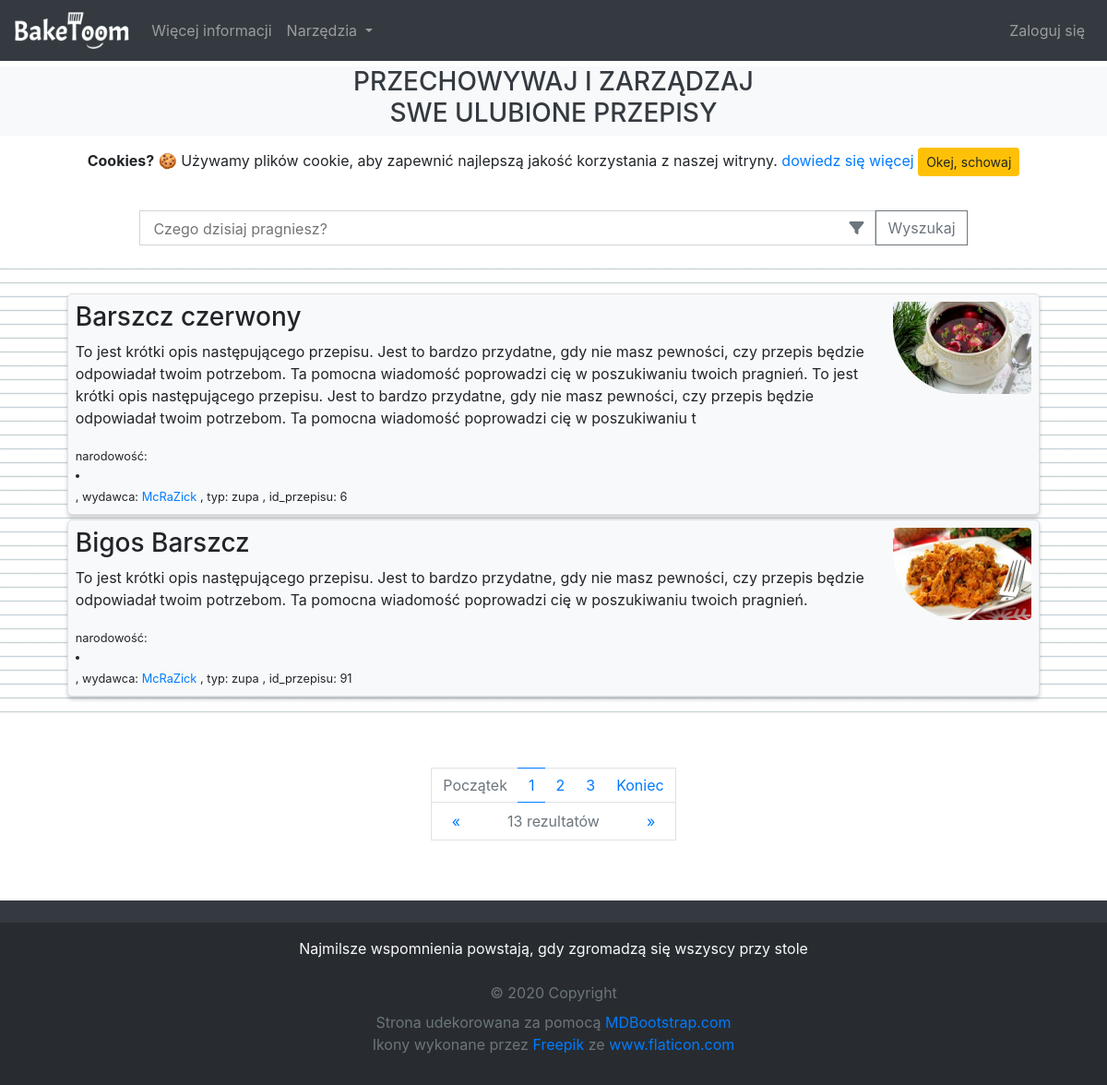
Before: / with the older database file.
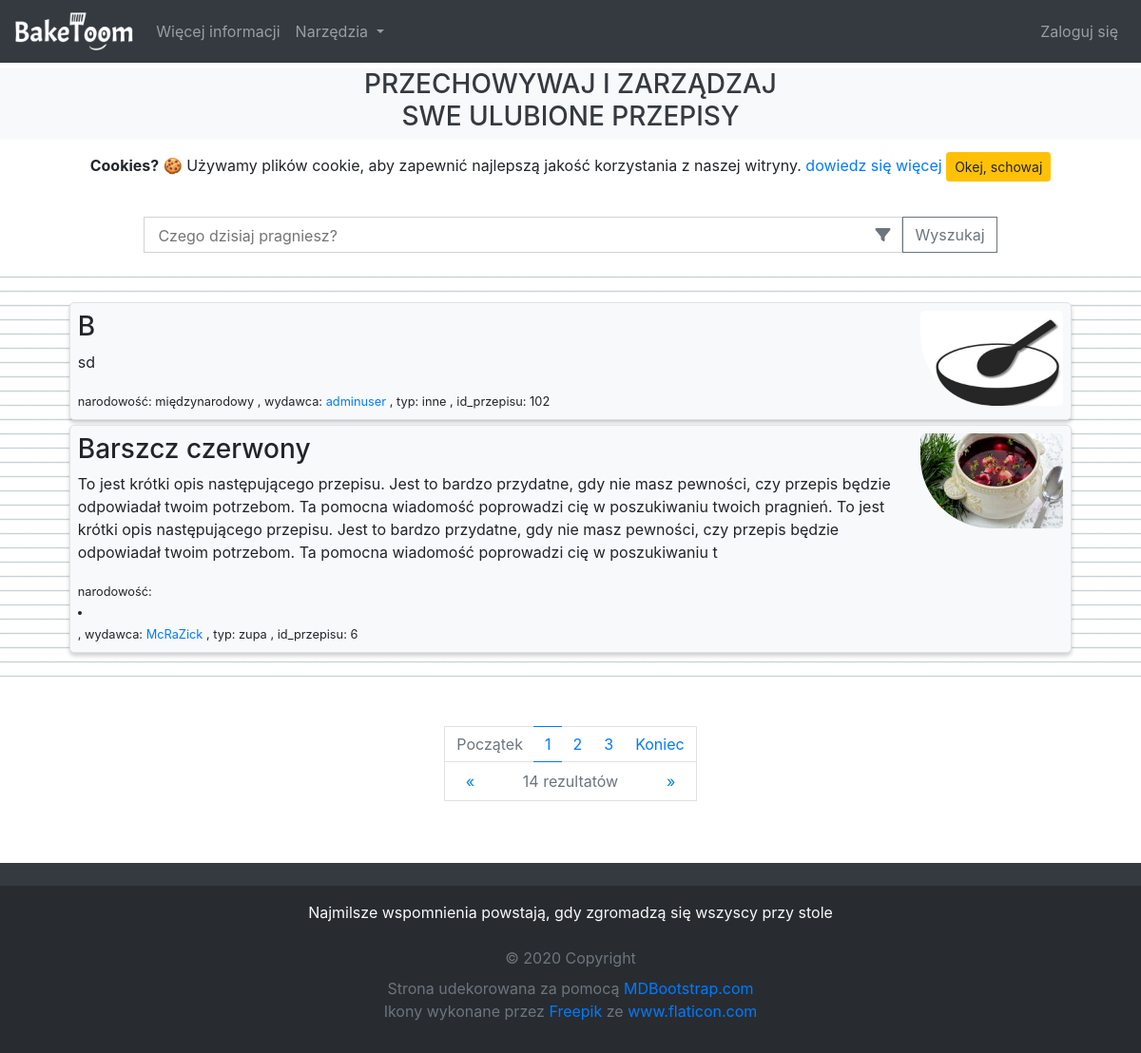
After: the same page with the newer database file.
### recipes/models.py (models this page shows, shortened)
class Recipe(models.Model):
	RECIPE_TYPE_CHOICES = (
		('wypiek', 'wypiek'),
		('deser', 'deser'),
		('zupa', 'zupa'),
		('inne', 'inne')
	)
	DEFAULT_LICENSE = (
		'MIT License'
		'\n\n'
		'Copyright (c) [rok] [pełne imię i nazwisko]'
		'\n\n'
		'Permission is hereby granted, free of charge, to any person obtaining a copy '
		'of this software and associated documentation files (the "Software"), to deal '
		'in the Software without restriction, including without limitation the rights '
		'to use, copy, modify, merge, publish, distribute, sublicense, and/or sell '
		'copies of the Software, and to permit persons to whom the Software is '
		'furnished to do so, subject to the following conditions:'
		'\n\n'
		'The above copyright notice and this permission notice shall be included in all '
		'copies or substantial portions of the Software.'
		'\n\n'
		'THE SOFTWARE IS PROVIDED "AS IS", WITHOUT WARRANTY OF ANY KIND, EXPRESS OR '
		'IMPLIED, INCLUDING BUT NOT LIMITED TO THE WARRANTIES OF MERCHANTABILITY, '
		'FITNESS FOR A PARTICULAR PURPOSE AND NONINFRINGEMENT. IN NO EVENT SHALL THE '
		'AUTHORS OR COPYRIGHT HOLDERS BE LIABLE FOR ANY CLAIM, DAMAGES OR OTHER '
		'LIABILITY, WHETHER IN AN ACTION OF CONTRACT, TORT OR OTHERWISE, ARISING FROM, '
		'OUT OF OR IN CONNECTION WITH THE SOFTWARE OR THE USE OR OTHER DEALINGS IN THE '
		'SOFTWARE.'
	)
	title = models.CharField(
		max_length=100,
		verbose_name=_('Tytuł przepisu')
	)
	publisher = models.ForeignKey(
		User,
		on_delete=models.CASCADE,
		verbose_name=_('Wydawca')
	)
	recipe_type	= models.CharField(
		max_length=100,
		blank=False,
		default=RECIPE_TYPE_CHOICES[3][1],
		choices=RECIPE_TYPE_CHOICES,
		verbose_name=_('Typ przepisu')
	)
	certified = models.BooleanField(
		blank=False,
		default=False
	)
	image = models.ImageField(
		default='default_recipe.jpg',
		upload_to='recipe_pics',
		verbose_name=_('Wprowadź Obraz')
	)
	description = models.TextField(
		max_length=400,
		blank=True,
		verbose_name=_('Krutka deskrypcja przepisu')
	)
	method = models.TextField(
		max_length=10000,
		blank=True,
		verbose_name=_('Wprowadź instrukcję sukcesywnego wykonania produktu')
	)
	license	= models.TextField(
		max_length=10000,
		blank=False,
		default=DEFAULT_LICENSE,
		verbose_name=_('Utwórz wiarygodną licencję')
	)
	nationality	= CountryField(
		max_length=100,
		blank=True,
		blank_label='Międzynarodowy',
		verbose_name=_('Wybierz narodowość przepisu')
	)
	date_posted_old = models.DateTimeField(blank=False, default=timezone.now)
	date_posted		= models.DateTimeField(blank=False, default=timezone.now)
	date_created	= models.DateTimeField(blank=False, default=timezone.now)
	date_edited		= models.DateTimeField(blank=False, default=timezone.now)

### recipes/views.py (the view, shortened to what this page needs)
# urls.py: path('', RecipeListView.as_view(), name='recipes-home'),
class RecipeListView(ListView):
	model = Recipe
	template_name = 'recipes/home.html' # <app>/<model>_<viewtype>.html
	context_object_name = 'recipes'
	paginate_by = 2
	def get_context_data(self, **kwargs):
		context = super().get_context_data(**kwargs)
		context['query'] = self.request.GET.get('q', '')
		return context
	def get_queryset(self):
		query 				= self.request.GET.get('q', '')
		recipe_title 		= self.request.GET.get('title')
		publisher 			= self.request.GET.get('publisher')
		certified 			= self.request.GET.get('certified')
		recipe_id 			= self.request.GET.get('id')
		search_by_date 		= self.request.GET.get('search_by_date')
		recipe_type 		= self.request.GET.get('type')
		nationality_mode 	= self.request.GET.get('nationality_mode')
		nationality			= self.request.GET.get('nationality')
		query_set = Q()
		if certified:
			query_set &= Q(certified=True)
		if recipe_type and recipe_type != 'general':
			query_set &= Q(recipe_type__iexact=recipe_type)
		if nationality_mode == 'specific' and nationality:
			query_set &= Q(nationality__iexact=nationality)
		elif nationality_mode == 'international':
			query_set &= Q(nationality__iexact='')
		if len(query_set) <= 0:
			object_list = self.model.objects.all().order_by(F('title').asc(nulls_last=True))
		else:
			object_list = self.model.objects.filter(query_set).order_by(F('title').asc(nulls_last=True))
		return object_list

### recipes/templates/recipes/home.html (shortened to what this page needs)
{% extends "recipes/base.html" %}
{% load recipes_extras %}
{% block content %}
  {% load static %}
  <form id="search-form" method="GET" action="{% url 'recipes-home' %}" class="container form-inline my-4 d-flex justify-content-center h-mobile">
    <div class="form-control" style="border-radius: 0; width: 70%; height: 38px">
      <input type="search" name="q" value="{{ query }}" placeholder="Czego dzisiaj pragniesz?" aria-label="Search" style="border: 0; width: 90%">
      <a id="search-filter-btn" href="#filter" class="text-secondary float-right"><i class="fas fa-filter"></i></a>
    </div>
    <button type="submit"class="btn btn-outline-secondary" style="border-radius: 0; height: 38px">Wyszukaj</button>
  </form>
  <div id="recipes" class="mt-4 mb-5 pt-4 pb-4" style="background-image: url('{% static 'recipes/img/background_notepad.png' %}'); background-size: 15px 15px">
    <center class="container recipe-container">
      {% if recipes %}
        {% for recipe in recipes %}
          <div class="border m-1 btn-light p-2 recipe-container" onclick="$(this).fadeOut(500); setTimeout(function(){window.location='{% url 'recipe-detail' recipe.id %}'}, 500)" style="overflow: auto; border-radius: 5px">
            <article>
              <img class="float-right" width="150px" height="100px" style="border-radius: 5px 5px 5px 75px" src="{{ recipe.image.url }}">
              <h3>{{ recipe.title }}</h3>
              <p>{{ recipe.description }}</p>
              <small class="f16">
                {% if recipe.nationality %}
                  narodowość:
                  <li class="flag {{ recipe.nationality|lower }}"></li>
                {% else %}
                  narodowość: międzynarodowy
                {% endif %},
                {% if recipe.publisher %}
                  wydawca: <a href="{% url 'user-recipes' recipe.publisher.username %}">{{ recipe.publisher }}</a>
                {% else %}
                  wydawca: null
                {% endif %},
                {% if recipe.recipe_type %}
                  typ: {{ recipe.recipe_type }}
                {% else %}
                  typ: inne
                {% endif %},
                id_przepisu: {{ recipe.id }}
              </small>
            </article>
          </div>
        {% endfor %}
      {% else %}
        <div class="d-flex justify-content-center text-dark p-5 text-center" style="background-color: #f8f9fa">
          <h2>Zero rezultatów</h2>
        </div>
      {% endif %}
    </center>
  </div>
  {% if is_paginated %}
    <center class="pagination justify-content-center">
      <nav id="home-pagination" aria-label="Page navigation example">
        <div>
          <ul class="pagination pagination-circle pg-blue mb-0">
            <li class="page-item {% if not page_obj.has_previous %}disabled{% endif %}">
              <a class="page-link" style="border-right: 0" aria-label="First"
                {% if page_obj.has_previous %}
                  {% if request.GET.nationality %}
                    href="#"
                    onclick="paginateToPage(1)"
                  {% else %}
                    href="?page=1"
                  {% endif %}
                {% else %}
                  href="#"
                {% endif %}
              >Początek</a>
            </li>
            {% for num in page_obj.paginator.page_range %}
              {% if page_obj.number == num %}
                <li class="page-item active">
                  <a class="page-link page-link-active-fancy"
                    {% if request.GET.nationality %}
                      href="#"
                      onclick="paginateToPage({{ num }})"
                    {% else %}
                      href="?page={{ num }}"
                    {% endif %}
                  >{{ num }}</a>
                </li>
              {% elif num > page_obj.number|add:'-3' and num < page_obj.number|add:'3' %}
                <li class="page-item">
                  <a class="page-link page-link-fancy"
                    {% if request.GET.nationality %}
                      href="#"
                      onclick="paginateToPage({{ num }})"
                    {% else %}
                      href="?page={{ num }}"
                    {% endif %}
                  >{{ num }}</a>
                </li>
              {% endif %}
            {% endfor %}
            <li class="page-item {% if not page_obj.has_next %}disabled{% endif %}">
              <a class="page-link" style="border-left: 0" aria-label="Last"
                {% if page_obj.has_next %}
                  {% if request.GET.nationality %}
                    href="#"
                    onclick="paginateToPage({{ page_obj.paginator.num_pages }})"
                  {% else %}
                    href="?page={{ page_obj.paginator.num_pages }}"
                  {% endif %}
                {% else %}
                  href="#"
                {% endif %}
              >Koniec</a>
            </li>
          </ul>
        </div>
        <div name="page-flip">
          <a style="border-right: 0" class="{% if not page_obj.has_previous %}disabled{% endif %}" aria-label="Previous"
            {% if page_obj.has_previous %}
              {% if request.GET.nationality %}
                href="#"
                onclick="paginateToPage({{ page_obj.previous_page_number }})"
              {% else %}
                href="?page={{ page_obj.previous_page_number }}"
              {% endif %}
            {% else %}
              href="#"
            {% endif %}
          ><span aria-hidden="true">&laquo;</span></a>
          <a style="width: 60%; border-left: 0; border-right: 0; color: #6c757d; cursor: default">
            <span id="search-result-counter">{{ page_obj.paginator.count }}</span>
              rezultatów
          </a>
          <a style="border-left: 0" class="{% if not page_obj.has_next %}disabled{% endif %}" aria-label="Next"
            {% if page_obj.has_next %}
              {% if request.GET.nationality %}
                href="#"
                onclick="paginateToPage({{ page_obj.next_page_number }})"
              {% else %}
                href="?page={{ page_obj.next_page_number }}"
              {% endif %}
            {% else %}
              href="#"
            {% endif %}
          ><span aria-hidden="true">&raquo;</span></a>
        </div>
      </nav>
    </center>
  {% endif %}
{% endblock content %}

### recipes/templates/recipes/base.html (shortened to what this page needs)
{% load static %}
<!DOCTYPE html>
<html lang="pl">
<head>
  <link rel="stylesheet" href="https://maxcdn.bootstrapcdn.com/bootstrap/4.0.0/css/bootstrap.min.css">
  <link rel="stylesheet" href="//unpkg.com/bootstrap-select@1.12.4/dist/css/bootstrap-select.min.css" type="text/css">
  <link rel="stylesheet" href="//unpkg.com/bootstrap-select-country@4.0.0/dist/css/bootstrap-select-country.min.css" type="text/css">
  <link rel="stylesheet" type="text/css" href="{% static 'recipes/css/bootstrap4_select_beta2.css' %}">
  <link rel="stylesheet" type="text/css" href="//github.com/downloads/lafeber/world-flags-sprite/flags32.css">
  <link rel="stylesheet" type="text/css" href="{% static 'recipes/css/main.css' %}">
  <link rel="stylesheet" type="text/css" href="{% static 'recipes/css/home.css' %}">
  <link rel="stylesheet" type="text/css" href="{% static 'recipes/css/recipe_detail.css' %}">
  <link rel="stylesheet" type="text/css" href="{% static 'recipes/css/recipe_form.css' %}">
</head>
<body>
  <header class="site-header fixed-top">
    <nav class="navbar navbar-expand-lg navbar-dark bg-dark fixed-top">
      <a class="navbar-brand" href="{% url 'recipes-home' %}"><img height="40" src="{% static 'recipes/img/baketoom_logo.png' %}"/></a>
      <div class="collapse navbar-collapse" id="navbarSupportedContent">
        <ul class="navbar-nav mr-auto">
          <li class="nav-item">
            <a class="nav-link" href="{% url 'more-information' %}">
              Więcej informacji <span class="sr-only">(current)</span>
            </a>
          </li>
          <li class="nav-item dropdown">
            <a class="nav-link dropdown-toggle" href="#" id="navbarDropdown" role="button" data-toggle="dropdown" aria-haspopup="true" aria-expanded="false">
              Narzędzia
            </a>
          </li>
        </ul>
        <ul class="navbar-nav ml-auto">
          <li class="nav-item">
            {% if user.is_authenticated %}
              <a class="nav-link" href="{% url 'profile' %}">Mój Profil <span class="sr-only">(current)</span></a>
            {% else %}
              <a class="nav-link" href="{% url 'login' %}">Zaloguj się <span class="sr-only">(current)</span></a>
            {% endif %}
          </li>
        </ul>
      </div>
    </nav>
  </header>
  <br/>
  <br/>
  <div id="base-banner" class="d-flex h-mobile justify-content-center mt-4 text-center text-dark bg-light">
    <h3>PRZECHOWYWAJ I ZARZĄDZAJ<br/>SWE ULUBIONE PRZEPISY</h3>
  </div>
  <div id="cookieConsent" style="visibility: hidden" class="alert text-center cookiealert" role="alert">
    <b>Cookies?</b> &#x1F36A; Używamy plików cookie, aby zapewnić najlepszą jakość korzystania z naszej witryny.
    <a href="https://wszystkoociasteczkach.pl/polityka-cookies/" target="_blank">dowiedz się więcej</a>
    <button type="button" class="btn btn-warning btn-sm acceptcookies" aria-label="Close">Okej, schowaj</button>
  </div>
  {% block content %}{% endblock %}
  <footer class="footer font-small bg-dark pt-4">
    <section class="footer-copyright py-3" style="background-color: #282c30">
      <ul class="mb-4 text-light text-center container">
        <span>
          Najmilsze wspomnienia powstają, gdy zgromadzą się wszyscy przy stole
        </span>
      </ul>
      <ul class="container list-inline text-center text-secondary">
        <li class="mb-2">
          © 2020 Copyright
        </li>
        <li>
          Strona udekorowana za pomocą
          <a href="https://mdbootstrap.com/education/bootstrap/" target="_blank"> MDBootstrap.com</a>
        </li>
        <li>
          Ikony wykonane przez
          <a href="https://www.flaticon.com/authors/freepik" title="Freepik">Freepik</a> ze <a href="https://www.flaticon.com/" title="Flaticon">www.flaticon.com</a>
        </li>
      </ul>
    </section>
  </footer>
</body>
</html>

### recipes/static/recipes/css/main.css (style rules this page uses)
html { scroll-behavior: smooth; position: relative; min-height: 100% }
body { margin-bottom: 240px }
#search-form { padding: 0; text-align: left }
.footer { position: absolute; width: 100%; bottom: 0; left: 0 }
#recipes div, div.container { width: 95%; text-align: left }
.recipe-container > div { box-shadow: 0 2px 4px 0 rgba(0, 0, 0, 0.1), 0 4px 4px 0 rgba(0, 0, 0, 0.1); margin-bottom: 5px !important }
.f16 li { margin-top: 1.25px }

### recipes/static/recipes/css/home.css (style rules this page uses)
#home-pagination { padding-bottom: 25px }
#home-pagination div a { border-radius: 0 }
#home-pagination div[name="page-flip"] a { border: 1px solid #dee2e6; background-color: #fff; text-decoration: none; padding: .5rem .75rem; text-align: center; cursor: pointer; border-top: 0; float: left; width: 20% }
#home-pagination div ul li a.page-link-fancy { border-left: 0; border-right: 0 }
#home-pagination div ul li a.page-link-active-fancy { border-left: 0; border-right: 0; color: #007bff; background-color: #fff }

Changed rows visible on the page:
no longer on this page (row unchanged): Recipe: image (picture), title "Bigos Barszcz", description "To jest krótki opis następującego przepisu. Jest to bardzo przydatne, gdy nie masz pewności, czy przepis będzie odpowiadał twoim potrzebom. Ta pomocna wiadomość poprowadzi cię w poszukiwaniu twoich pragnień.", publisher "McRaZick", recipe_type "zupa", id "91"
added Recipe: image (placeholder picture), title "B", description "sd", nationality "narodowość: międzynarodowy", publisher "adminuser", recipe_type "inne", id "102"
Other visible differences:
{{ page_obj.paginator.count }}: "13" → "14"
